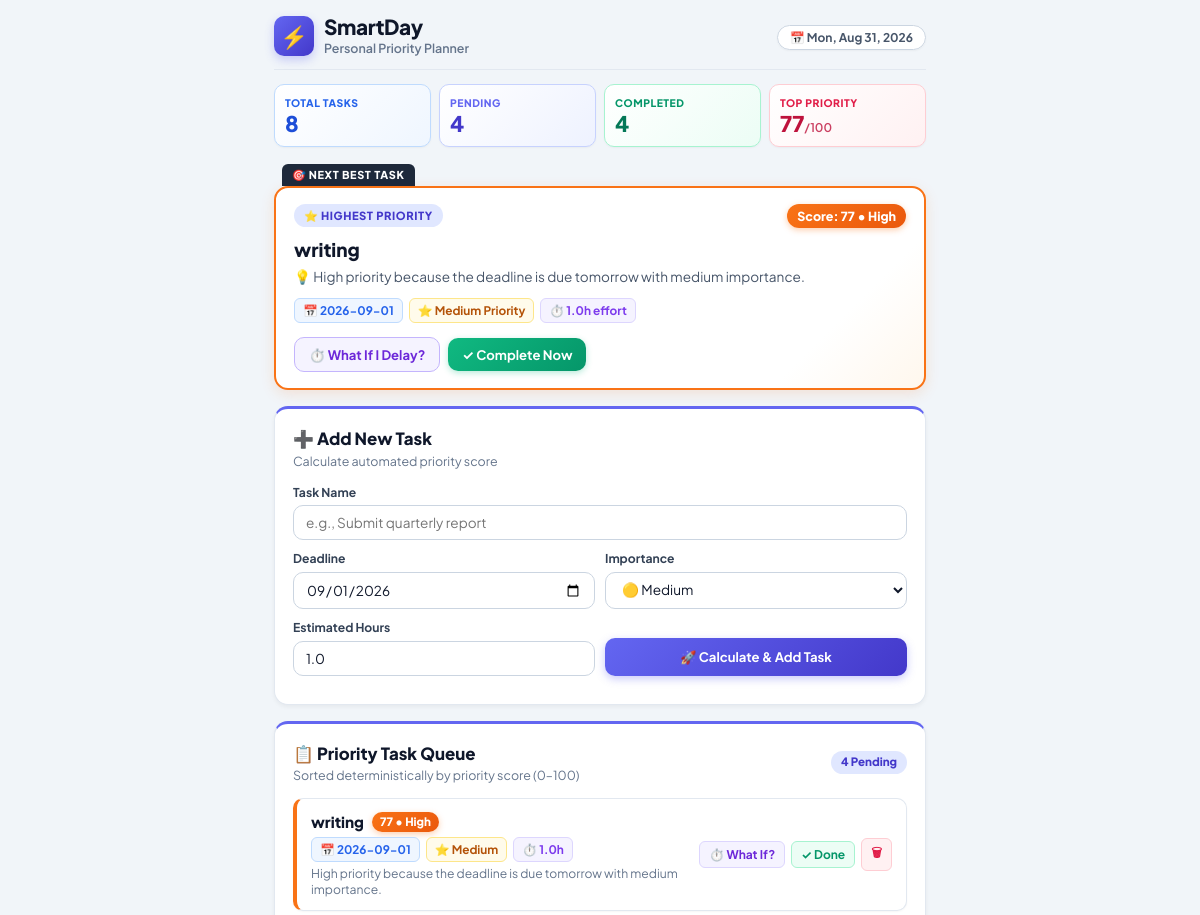
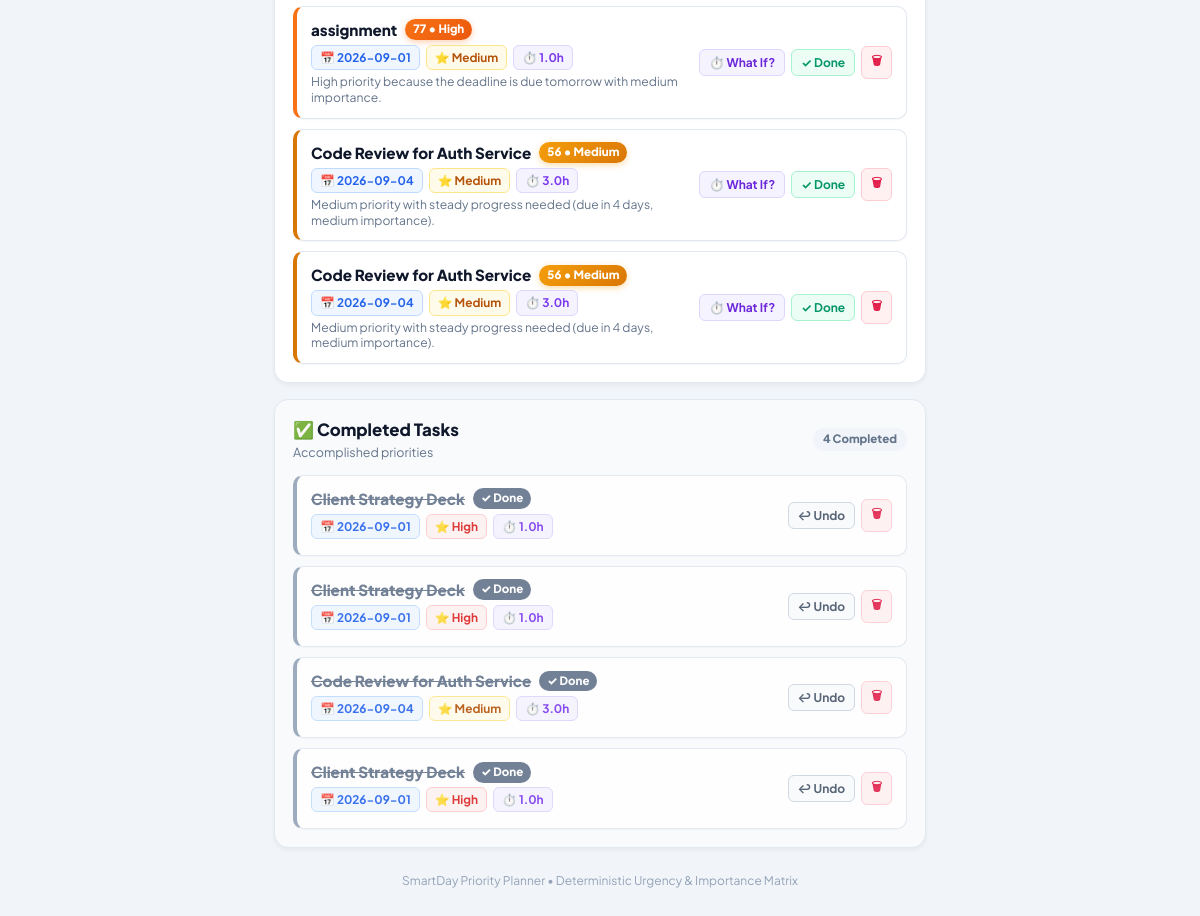
The page / on the database its author committed (2 pictures, top to bottom).
### tables this page shows
CREATE TABLE tasks (
            id INTEGER PRIMARY KEY AUTOINCREMENT,
            name TEXT NOT NULL,
            deadline TEXT NOT NULL,
            importance TEXT NOT NULL,
            estimated_hours REAL NOT NULL,
            status TEXT NOT NULL DEFAULT 'Pending',
            created_at TEXT NOT NULL
        );

### app.py (the view)
@app.route('/')
def home():
    conn = get_db_connection()
    tasks_cursor = conn.execute('SELECT * FROM tasks ORDER BY id DESC').fetchall()
    conn.close()
    all_tasks = [enrich_task_data(t) for t in tasks_cursor]
    pending_tasks = [t for t in all_tasks if t['status'] == 'Pending']
    completed_tasks = [t for t in all_tasks if t['status'] == 'Completed']
    pending_tasks.sort(key=lambda x: x['priority_score'], reverse=True)
    next_best_task = pending_tasks[0] if pending_tasks else None
    total_tasks = len(all_tasks)
    total_completed = len(completed_tasks)
    total_pending = len(pending_tasks)
    highest_priority_score = next_best_task['priority_score'] if next_best_task else 0
    return render_template(
        'index.html',
        pending_tasks=pending_tasks,
        completed_tasks=completed_tasks,
        next_best_task=next_best_task,
        total_tasks=total_tasks,
        total_completed=total_completed,
        total_pending=total_pending,
        highest_priority_score=highest_priority_score,
        today_date=date.today().isoformat()
    )

### app.py (called while the page is built)
def get_db_connection():
    conn = sqlite3.connect(DB_PATH)
    conn.row_factory = sqlite3.Row
    return conn

def get_priority_level(score):
    if score >= 80:
        return {'label': 'Critical', 'category': 'critical', 'color': '#ef4444'}
    elif score >= 60:
        return {'label': 'High', 'category': 'high', 'color': '#f97316'}
    elif score >= 40:
        return {'label': 'Medium', 'category': 'medium', 'color': '#eab308'}
    else:
        return {'label': 'Low', 'category': 'low', 'color': '#22c55e'}

def enrich_task_data(task_row):
    task = dict(task_row)
    score = calculate_priority_score(task['deadline'], task['importance'], task['estimated_hours'])
    level_info = get_priority_level(score)
    explanation = generate_task_explanation(task['deadline'], task['importance'], task['estimated_hours'], score)
    task['priority_score'] = score
    task['priority_label'] = level_info['label']
    task['priority_category'] = level_info['category']
    task['priority_color'] = level_info['color']
    task['explanation'] = explanation
    return task

### templates/index.html (shortened to what this page needs)
<!DOCTYPE html>
<html lang="en">
<head>
    <link rel="stylesheet" href="{{ url_for('static', filename='style.css') }}">
</head>
<body>
    <div class="app-container">
        <header class="app-header">
            <div class="header-brand">
                <div class="logo-icon">⚡</div>
                <div>
                    <h1>SmartDay</h1>
                    <p class="subtitle">Personal Priority Planner</p>
                </div>
            </div>
            <div class="header-date">
                <span class="date-badge" id="currentDateDisplay">📅 Today</span>
            </div>
        </header>
        <section class="summary-section" aria-label="Task Summary">
            <div class="summary-card card-stat-total">
                <span class="summary-label">Total Tasks</span>
                <span class="summary-value" id="statTotal">{{ total_tasks }}</span>
            </div>
            <div class="summary-card card-stat-pending">
                <span class="summary-label">Pending</span>
                <span class="summary-value" id="statPending">{{ total_pending }}</span>
            </div>
            <div class="summary-card card-stat-completed">
                <span class="summary-label">Completed</span>
                <span class="summary-value" id="statCompleted">{{ total_completed }}</span>
            </div>
            <div class="summary-card card-stat-priority">
                <span class="summary-label">Top Priority</span>
                <span class="summary-value" id="statTopScore">{{ highest_priority_score }}<small>/100</small></span>
            </div>
        </section>
        <section class="next-task-section" aria-label="Next Best Task">
            <div class="section-label-tag">🎯 NEXT BEST TASK</div>
            <div class="next-task-card {% if next_best_task %}priority-{{ next_best_task.priority_category }}{% else %}empty-state{% endif %}" id="nextBestTaskCard">
                {% if next_best_task %}
                    <div class="next-task-header">
                        <span class="recommendation-badge">⭐ HIGHEST PRIORITY</span>
                        <div class="score-badge badge-{{ next_best_task.priority_category }}">
                            Score: {{ next_best_task.priority_score }} • {{ next_best_task.priority_label }}
                        </div>
                    </div>
                    <div class="next-task-body">
                        <h2 class="next-task-title">{{ next_best_task.name }}</h2>
                        <p class="next-task-explanation">💡 {{ next_best_task.explanation }}</p>
                        <div class="task-meta-row">
                            <span class="meta-tag meta-date">📅 {{ next_best_task.deadline }}</span>
                            <span class="meta-tag meta-importance-{{ next_best_task.importance|lower }}">⭐ {{ next_best_task.importance }} Priority</span>
                            <span class="meta-tag meta-hours">⏱️ {{ next_best_task.estimated_hours }}h effort</span>
                        </div>
                    </div>
                    <div class="next-task-actions">
                        <button class="btn btn-whatif" onclick="openWhatIfModal({{ next_best_task.id }})">
                            ⏱️ What If I Delay?
                        </button>
                        <form action="/complete/{{ next_best_task.id }}" method="POST" style="display: inline;" onsubmit="handleFormAction(event, this)">
                            <button type="submit" class="btn btn-complete">
                                ✓ Complete Now
                            </button>
                        </form>
                    </div>
                {% else %}
                    <div class="next-task-empty">
                        <div class="empty-icon">🎉</div>
                        <h3>All Caught Up!</h3>
                        <p>No pending tasks. Add a task below to prioritize your day.</p>
                    </div>
                {% endif %}
            </div>
        </section>
        <section class="section-block">
            <div class="card card-colorful-form">
                <div class="card-header flex-between">
                    <div>
                        <h2>➕ Add New Task</h2>
                        <p>Calculate automated priority score</p>
                    </div>
                </div>
                <form id="addTaskForm" action="/add" method="POST" onsubmit="handleAddTask(event)">
                    <div class="form-group">
                        <label for="taskName">Task Name</label>
                        <input type="text" id="taskName" name="name" placeholder="e.g., Submit quarterly report" required autocomplete="off">
                    </div>
                    <div class="form-row">
                        <div class="form-group half-width">
                            <label for="taskDeadline">Deadline</label>
                            <input type="date" id="taskDeadline" name="deadline" required min="{{ today_date }}">
                        </div>
                        <div class="form-group half-width">
                            <label for="taskImportance">Importance</label>
                            <select id="taskImportance" name="importance" required>
                                <option value="Medium" selected>🟡 Medium</option>
                            </select>
                        </div>
                    </div>
                    <div class="form-row">
                        <div class="form-group half-width">
                            <label for="taskHours">Estimated Hours</label>
                            <input type="number" id="taskHours" name="estimated_hours" step="0.5" min="0.5" max="100" value="1.0" required>
                        </div>
                        <div class="form-group half-width flex-end">
                            <button type="submit" class="btn btn-primary btn-block">
                                🚀 Calculate & Add Task
                            </button>
                        </div>
                    </div>
                </form>
            </div>
        </section>
        <section class="section-block">
            <div class="card card-queue">
                <div class="card-header flex-between">
                    <div>
                        <h2>📋 Priority Task Queue</h2>
                        <p>Sorted deterministically by priority score (0–100)</p>
                    </div>
                    <span class="count-badge" id="pendingCountBadge">{{ pending_tasks|length }} Pending</span>
                </div>
                <div class="task-list" id="pendingTaskList">
                    {% if pending_tasks %}
                        {% for task in pending_tasks %}
                            <div class="task-item priority-border-{{ task.priority_category }}" id="task-card-{{ task.id }}">
                                <div class="task-item-main">
                                    <div class="task-header-row">
                                        <h3 class="task-name">{{ task.name }}</h3>
                                        <span class="score-pill badge-{{ task.priority_category }}">
                                            {{ task.priority_score }} • {{ task.priority_label }}
                                        </span>
                                    </div>
                                    <div class="task-meta">
                                        <span class="meta-pill meta-date">📅 {{ task.deadline }}</span>
                                        <span class="meta-pill meta-importance-{{ task.importance|lower }}">⭐ {{ task.importance }}</span>
                                        <span class="meta-pill meta-hours">⏱️ {{ task.estimated_hours }}h</span>
                                    </div>
                                    <div class="task-explanation-sub">
                                        {{ task.explanation }}
                                    </div>
                                </div>
                                <div class="task-actions">
                                    <button class="btn-icon btn-whatif-sm" title="Simulate 1-Day Delay" onclick="openWhatIfModal({{ task.id }})">
                                        ⏱️ What If?
                                    </button>
                                    <form action="/complete/{{ task.id }}" method="POST" style="display:inline;" onsubmit="handleFormAction(event, this)">
                                        <button type="submit" class="btn-icon btn-check" title="Mark as Completed">
                                            ✓ Done
                                        </button>
                                    </form>
                                    <form action="/delete/{{ task.id }}" method="POST" style="display:inline;" onsubmit="handleDeleteAction(event, this)">
                                        <button type="submit" class="btn-icon btn-trash" title="Delete Task">
                                            🗑
                                        </button>
                                    </form>
                                </div>
                            </div>
                        {% endfor %}
                    {% else %}
                        <div class="empty-list-placeholder">
                            <p>🎉 No pending tasks. Add one using the form above!</p>
                        </div>
                    {% endif %}
                </div>
            </div>
        </section>
        {% if completed_tasks %}
        <section class="section-block">
            <div class="card completed-card">
                <div class="card-header flex-between">
                    <div>
                        <h2>✅ Completed Tasks</h2>
                        <p>Accomplished priorities</p>
                    </div>
                    <span class="count-badge count-badge-muted">{{ completed_tasks|length }} Completed</span>
                </div>
                <div class="task-list completed-list">
                    {% for task in completed_tasks %}
                        <div class="task-item task-completed-item" id="task-card-{{ task.id }}">
                            <div class="task-item-main">
                                <div class="task-header-row">
                                    <h3 class="task-name task-done-title">{{ task.name }}</h3>
                                    <span class="score-pill badge-completed">✓ Done</span>
                                </div>
                                <div class="task-meta">
                                    <span class="meta-pill meta-date">📅 {{ task.deadline }}</span>
                                    <span class="meta-pill meta-importance-{{ task.importance|lower }}">⭐ {{ task.importance }}</span>
                                    <span class="meta-pill meta-hours">⏱️ {{ task.estimated_hours }}h</span>
                                </div>
                            </div>
                            <div class="task-actions">
                                <form action="/complete/{{ task.id }}" method="POST" style="display:inline;" onsubmit="handleFormAction(event, this)">
                                    <button type="submit" class="btn-icon btn-undo" title="Move back to Pending">
                                        ↩ Undo
                                    </button>
                                </form>
                                <form action="/delete/{{ task.id }}" method="POST" style="display:inline;" onsubmit="handleDeleteAction(event, this)">
                                    <button type="submit" class="btn-icon btn-trash" title="Delete Task">
                                        🗑
                                    </button>
                                </form>
                            </div>
                        </div>
                    {% endfor %}
                </div>
            </div>
        </section>
        {% endif %}
        <footer class="app-footer">
            <p>SmartDay Priority Planner • Deterministic Urgency & Importance Matrix</p>
        </footer>
    </div>
</body>
</html>

### rows shown on the page
tasks: name "writing", deadline "2026-09-01", importance "Medium", estimated_hours "1.0", priority_score "77", priority_label "High", explanation "High priority because the deadline is due tomorrow with medium importance."
tasks: name "assignment", priority_score "77", priority_label "High", deadline "2026-09-01", importance "Medium", estimated_hours "1.0", explanation "High priority because the deadline is due tomorrow with medium importance."
tasks: name "Code Review for Auth Service", priority_score "56", priority_label "Medium", deadline "2026-09-04", importance "Medium", estimated_hours "3.0", explanation "Medium priority with steady progress needed (due in 4 days, medium importance)."
tasks: name "Code Review for Auth Service", priority_score "56", priority_label "Medium", deadline "2026-09-04", importance "Medium", estimated_hours "3.0", explanation "Medium priority with steady progress needed (due in 4 days, medium importance)."
tasks: name "Client Strategy Deck", deadline "2026-09-01", importance "High", estimated_hours "1.0"
tasks: name "Client Strategy Deck", deadline "2026-09-01", importance "High", estimated_hours "1.0"
tasks: name "Code Review for Auth Service", deadline "2026-09-04", importance "Medium", estimated_hours "3.0"
tasks: name "Client Strategy Deck", deadline "2026-09-01", importance "High", estimated_hours "1.0"

### other values the page prints
{{ total_tasks }} "8"
{{ total_pending }} "4"
{{ total_completed }} "4"
{{ pending_tasks|length }} "4"
{{ completed_tasks|length }} "4"
